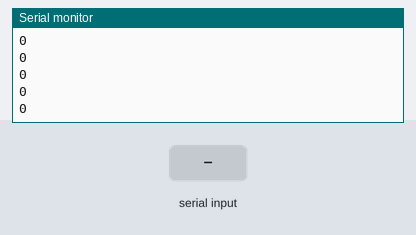
Simulated run of this sketch. Board: Arduino Uno, built with avr-gcc and run on an emulated ATmega328P. Parts: the last lines printed to the serial monitor. Inputs (shaded band) come from the test bench.

Above: at 1.2 s.
1.3 s: "90,45\n" received over Serial
At 1.8 s:
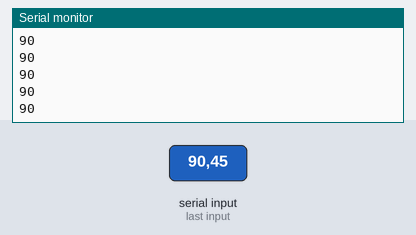
2.8 s: "30,150\n" received over Serial
At 3.5 s:
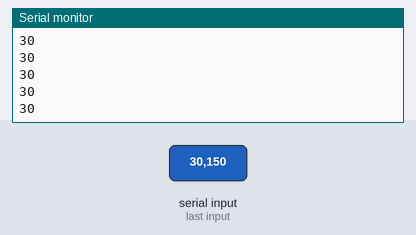
Timing chart, 0 to 5.8 s (numbered marks = the images above; inputs shaded):
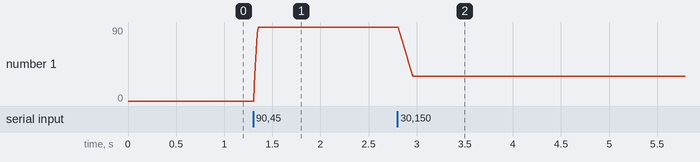

The sketch:

ramp_test_func.ino
```cpp
#include <Ramp.h>						              // https://github.com/siteswapjuggler/RAMP

int newValue;                 // used inmain loop
int outValue;                 // used in main loop
int duration;                 // used in main loop

int interpolationFlag = 0;    // used by function
int savedValue;               // used by function

rampInt myRamp;							                // new ramp object (ramp<unsigned char> by default)

void setup() {
  Serial.begin(115200);					            // begin Serial communication
}


void loop() {

    if (Serial.available()>2) {  // check for enough serial data
                  // read the incoming byte:
                  newValue = Serial.parseInt();
                  duration = Serial.parseInt();

    }           // end of serial receive

    outValue = interpolation(newValue, duration);

    Serial.println(outValue);        // print the actual interpolation value
    delay(10);

}

// separate function for interpolation

int interpolation(int input, int duration) {

      if (input != savedValue) {   // check for new data
          interpolationFlag = 0;
      }
      savedValue = input;          // bookmark the old value

      if (interpolationFlag == 0) {                                        // only do it once until the flag is reset
          myRamp.go(input, duration, LINEAR, ONCEFORWARD);              // start interpolation (value to go to, duration)
          interpolationFlag = 1;
      }

      int output = myRamp.update();

      return output;
}
```

Measured:
- after the input at 1.3 s, the serial monitor: prints a new line at once (image 1)
- after the input at 2.8 s, the serial monitor: prints a new line at once (image 2)
- plotted number 1: 0 → 90 after the input at 1.3 s, 90 → 30 after the input at 2.8 s
